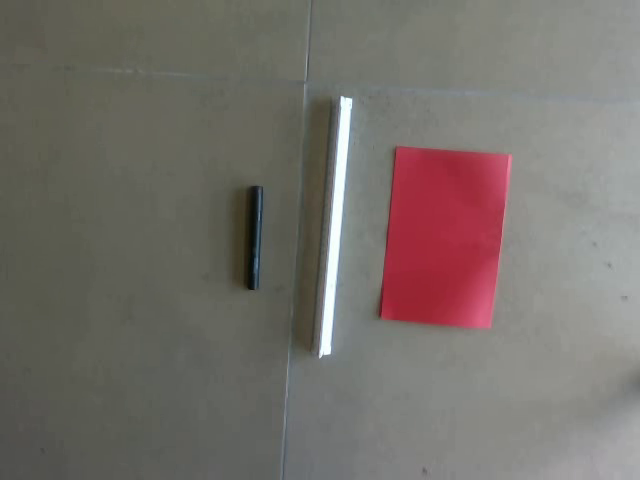
#> input picture frame 47 of Asignación Umbralización/2.mp4, 640 x 480 px, given in place of 1.mp4, which was not available
$ python prueba_umbralizacion.py
#> lines starting #> are read from the running program, lines starting #| are printed output that depends on the picture; after the words box and inside, x2 and y2 are one past the last pixel; in counts of white or black regions, pixels touching at a corner belong together; pictures that were not available may be replaced by others from this repository, and a replacement may not be noted
import cv2 as cv
import numpy as np
from skimage.filters import threshold_multiotsu

cap = cv.VideoCapture('1.mp4')

while cap.isOpened():
    ret, img = cap.read()
#> img is the input picture: shape (480, 640, 3); mean B, G, R 106.1, 111.2, 117.5
    if not ret:
        break

    h, w, _ = img.shape
#> h = 480; w = 640

    # Región de interés centrada
    margin_h, margin_w = int(h * 0.1), int(w * 0.1)
#> margin_h = 48; margin_w = 64
    crop_img = img[margin_h:h-margin_h, margin_w:w-margin_w]

    # quitar sombras
    #https://stackoverflow.com/questions/44752240/how-to-remove-shadow-from-scanned-images-using-opencv
    lab = cv.cvtColor(crop_img, cv.COLOR_BGR2LAB)
#> lab: shape (384, 512, 3); mean of channels 0, 1, 2 118.4, 131.2, 133.2
    l, a, b = cv.split(lab)
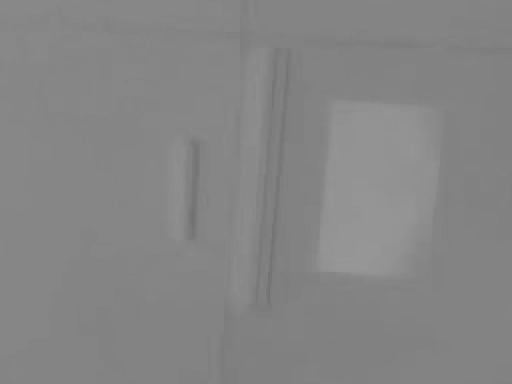
#> b: shape (384, 512); min 113, max 151, mean 133.2

    background = cv.GaussianBlur(l, (51, 51), 0)
    l_shadowless = cv.subtract(l, background)
    l_shadowless = cv.normalize(l_shadowless, None, 0, 255, cv.NORM_MINMAX)

    lab_clean = cv.merge((l_shadowless, a, b))
#> lab_clean: shape (384, 512, 3); mean of channels 0, 1, 2 4.6, 131.2, 133.2
    img_no_shadow = cv.cvtColor(lab_clean, cv.COLOR_LAB2BGR)

    # Incrementar saturación
    #https://es.stackoverflow.com/questions/226799/c%C3%B3mo-modificar-intensidades-de-colores-en-una-imagen-con-numpy-python

    hsv = cv.cvtColor(img_no_shadow, cv.COLOR_BGR2HSV)
#> hsv: shape (384, 512, 3); mean H, S, V 42.7, 238.9, 13.1
    h_ch, s_ch, v_ch = cv.split(hsv)
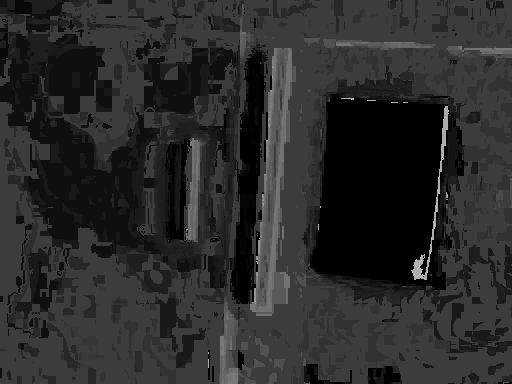
#> h_ch: shape (384, 512); min 0, max 179, mean 42.7
    s_ch = cv.multiply(s_ch, 1.4)
    s_ch = np.clip(s_ch, 0, 255).astype(np.uint8)
    hsv_boost = cv.merge((h_ch, s_ch, v_ch))
#> hsv_boost: shape (384, 512, 3); mean H, S, V 42.7, 243.6, 13.1
    img_color_boost = cv.cvtColor(hsv_boost, cv.COLOR_HSV2BGR)

    # filtro sharpen
    #https://pytutorial.com/python-basic-image-sharpening-methods/
    blur = cv.GaussianBlur(img_color_boost, (5, 5), 0)
    sharpened = cv.addWeighted(img_color_boost, 1.5, blur, -0.5, 0)

    # Máscara de color para fondo
    # Eliminar fondo de color picker
    lab2 = cv.cvtColor(sharpened, cv.COLOR_BGR2LAB)
#> lab2: shape (384, 512, 3); mean of channels 0, 1, 2 7.4, 129.8, 130.6
    bg_mask = cv.inRange(
        lab2,
        np.array([0, 120, 120]),   # fondo
        np.array([255, 136, 136])
    )
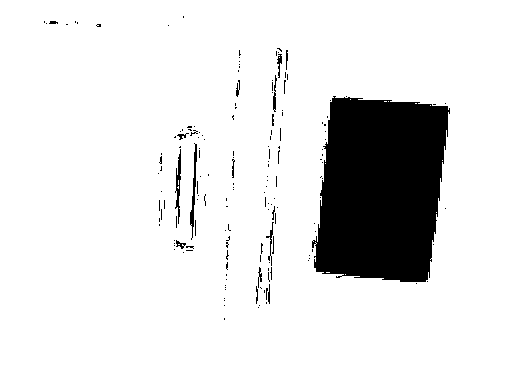
#> bg_mask: shape (384, 512); 88.6% white; 166 black regions (148 under 20 px), largest, box (x1, y1, x2, y2) and area: (312, 96, 450, 282) 20792, (190, 143, 197, 240) 236, (175, 149, 181, 224) 205
    fg_mask_color = cv.bitwise_not(bg_mask)

    # MULTI-OTSU con preprocesado gauss escala grises
    gray = cv.cvtColor(sharpened, cv.COLOR_BGR2GRAY)
    gray = cv.GaussianBlur(gray, (5, 5), 0)

    thresholds = threshold_multiotsu(gray, classes=4)
#> thresholds = [10, 42, 113]
    labels = np.digitize(gray, bins=thresholds)
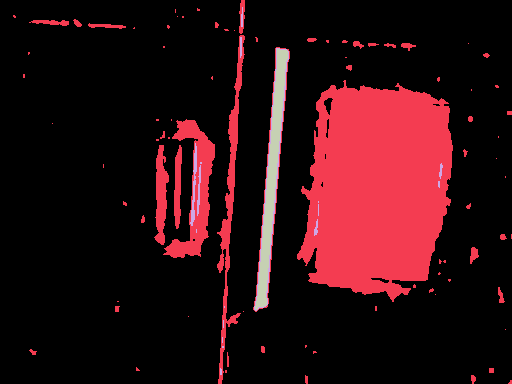
#> labels: shape (384, 512) int64; 4 distinct labels, from 0 to 3; one colour per label, 0 black

    otsu_mask = np.zeros_like(gray, dtype=np.uint8)
    otsu_mask[(labels == 1) | (labels == 2)] = 255

    # INCLUIR OBJETOS NEGROS (GRADIENTE)
    # https://www.geeksforgeeks.org/python/python-morphological-operations-in-image-processing-gradient-set-3/

    grad = cv.morphologyEx(gray, cv.MORPH_GRADIENT,
                           cv.getStructuringElement(cv.MORPH_RECT, (5, 5)))
    _, grad_mask = cv.threshold(grad, 15, 255, cv.THRESH_BINARY)
#> grad_mask: shape (384, 512); 5.6% white; 60 white regions (35 under 20 px), largest, box (x1, y1, x2, y2) and area: (252, 45, 292, 313) 4373, (171, 129, 211, 246) 1552, (227, 0, 246, 249) 1403

    # Unir mascaras
    object_mask = cv.bitwise_and(fg_mask_color, otsu_mask)
#> object_mask: shape (384, 512); 11.2% white; 153 white regions (143 under 20 px), largest, box (x1, y1, x2, y2) and area: (312, 96, 450, 281) 20704, (190, 143, 197, 240) 236, (175, 149, 181, 224) 205
    object_mask = cv.bitwise_or(object_mask, grad_mask)
#> object_mask: shape (384, 512); 16% white; 72 white regions (53 under 20 px), largest, box (x1, y1, x2, y2) and area: (304, 96, 450, 281) 21688, (252, 45, 292, 313) 4373, (171, 129, 211, 249) 1625

    ## Rellenar huecos en las areas
    #https://stackoverflow.com/questions/47517667/how-does-cv2-floodfill-work

    h_mask, w_mask = object_mask.shape
#> h_mask = 384; w_mask = 512
    floodfill = object_mask.copy()
    mask = np.zeros((h_mask + 2, w_mask + 2), np.uint8)
    cv.floodFill(floodfill, mask, (0, 0), 255)
#> floodfill: shape (384, 512); 99.9% white; black in thin lines or dots, all inside (x1, y1, x2, y2) = (59, 22, 443, 275)
    floodfill_inv = cv.bitwise_not(floodfill)
    object_mask = cv.bitwise_or(object_mask, floodfill_inv)
#> object_mask: shape (384, 512); 16.1% white; 72 white regions (53 under 20 px), largest, box (x1, y1, x2, y2) and area: (304, 96, 450, 281) 21746, (252, 45, 292, 313) 4473, (171, 129, 211, 249) 1646

    # Morfologia
    # https://programmerclick.com/article/44381457787/
    kernel = cv.getStructuringElement(cv.MORPH_ELLIPSE, (5, 5))
    object_mask = cv.morphologyEx(object_mask, cv.MORPH_CLOSE, kernel, iterations=1)
#> object_mask: shape (384, 512); 16.5% white; 30 white regions (19 under 20 px), largest, box (x1, y1, x2, y2) and area: (304, 90, 450, 281) 22579, (252, 45, 292, 313) 4476, (171, 126, 211, 253) 1914
    object_mask = cv.morphologyEx(object_mask, cv.MORPH_OPEN, kernel, iterations=1)
#> object_mask: shape (384, 512); 16.2% white; 17 white regions (1 under 20 px), largest, box (x1, y1, x2, y2) and area: (305, 91, 450, 281) 22408, (252, 45, 292, 313) 4469, (172, 126, 211, 252) 1870

    img_box = sharpened.copy()
    num_labels, labels_cc, stats, centroids = cv.connectedComponentsWithStats(object_mask, connectivity=8)
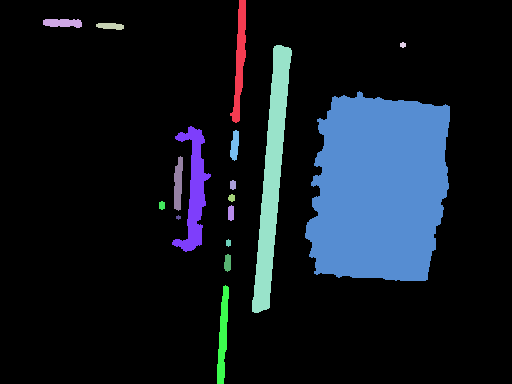
#> labels_cc: shape (384, 512) int32; 18 distinct labels, from 0 to 17; one colour per label, 0 black
#> num_labels = 18; stats = 18 rows, first 6: [0, 0, 512, 384, 164776], [230, 0, 16, 123, 948], [43, 19, 39, 9, 286], [96, 23, 28, 7, 153], [400, 42, 6, 6, 28], [252, 45, 40, 268, 4469]; centroids = 18 rows, first 8: [240, 193], [239.4, 59.49], [62.25, 22.56], [110, 25.69], [402.5, 44.5], [271.5, 177.4], [378.8, 188], [194, 190.3]

    # BOUNDING BOX generico copiando los bordes
    obj_id = 1
    for i in range(1, num_labels):
        area = stats[i, cv.CC_STAT_AREA]
        if area < 1200:
            continue
        x = stats[i, cv.CC_STAT_LEFT]
        y = stats[i, cv.CC_STAT_TOP]
        w_box = stats[i, cv.CC_STAT_WIDTH]
        h_box = stats[i, cv.CC_STAT_HEIGHT]

        cv.rectangle(img_box, (x, y), (x + w_box, y + h_box), (0, 255, 0), 2)
        cv.putText(img_box, f"Objeto {obj_id}",
                   (x, y - 8),
                   cv.FONT_HERSHEY_SIMPLEX, 0.6,
                   (0, 255, 0), 2)
        obj_id += 1
#> this loop made 17 passes
#> area on passes 1, 2, 3, 4, 8, 9, 10, 11, 12, 13, 15, 16: 948, 286, 153, 28, 202, 376, 52, 43, 46, 86, 32, 105
#> (area, x, y, w_box, h_box) on passes 5 to 7: (4469, 252, 45, 40, 268), (22408, 305, 91, 145, 190), (1870, 172, 126, 39, 126)
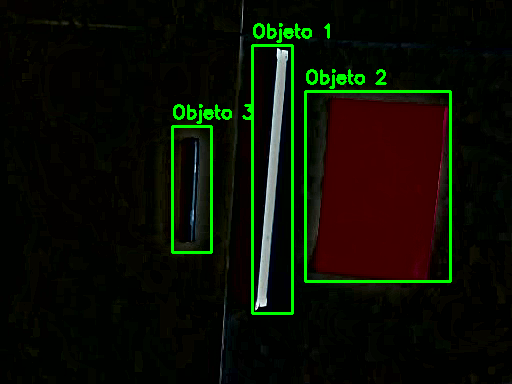
#> img_box: shape (384, 512, 3); mean B, G, R 3.4, 14.4, 11.1
#> after the loop, obj_id = 4


    # Mostrar resultados
    cv.imshow('multi-otsu', otsu_mask)
    cv.imshow("Recorte", crop_img)
    cv.imshow("Labels",labels.astype(np.uint8)*85)
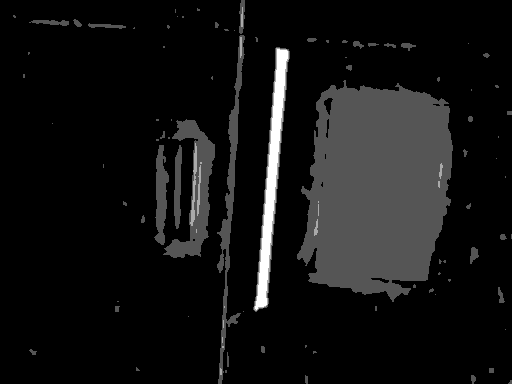
#> window 'Labels': shape (384, 512); min 0, max 255, mean 18.7
    cv.imshow("Sin Fondo + Objetos", object_mask)
    cv.imshow("Bounding Boxes", img_box)

    if cv.waitKey(1) & 0xFF == ord('q'):
#> (key q is pressed here)
        break

cap.release()
cv.destroyAllWindows()

$ run again, starting later in the video
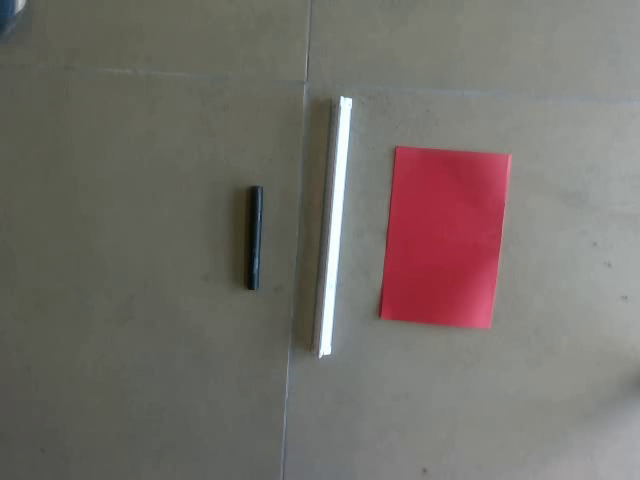
#> input picture frame 215 of Asignación Umbralización/2.mp4, 640 x 480 px, given in place of 1.mp4, which was not available
#> img is the input picture: shape (480, 640, 3); mean B, G, R 105.3, 110.2, 116.3
#> lab: shape (384, 512, 3); mean of channels 0, 1, 2 117.5, 131.1, 133.1
#> lab_clean: shape (384, 512, 3); mean of channels 0, 1, 2 4.5, 131.1, 133.1
#> hsv: shape (384, 512, 3); mean H, S, V 43.2, 238.6, 13.1
#> hsv_boost: shape (384, 512, 3); mean H, S, V 43.2, 243.6, 13.1
#> lab2: shape (384, 512, 3); mean of channels 0, 1, 2 7.4, 129.7, 130.6
#> `bg_mask = cv.inRange( lab2, np.array([0, 120, 120]),`:
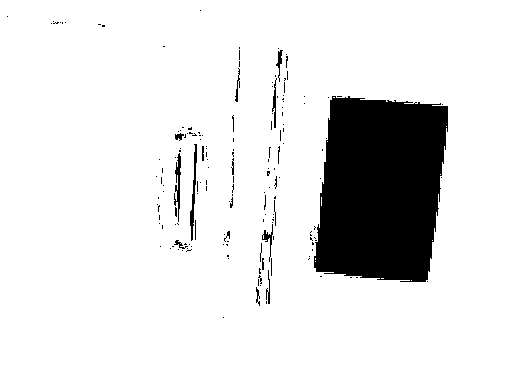
#> bg_mask: shape (384, 512); 88.6% white; 167 black regions (148 under 20 px), largest, box (x1, y1, x2, y2) and area: (314, 96, 448, 282) 20711, (190, 144, 197, 241) 250, (174, 153, 181, 222) 218
#> thresholds = [10, 48, 119]
#> labels: shape (384, 512) int64; 4 distinct labels, from 0 to 3
#> grad_mask: shape (384, 512); 5.4% white; 56 white regions (29 under 20 px), largest, box (x1, y1, x2, y2) and area: (252, 45, 291, 313) 4370, (170, 129, 205, 245) 1467, (228, 0, 247, 247) 1287
#> floodfill: shape (384, 512); 99.9% white; black in thin lines or dots, all inside (x1, y1, x2, y2) = (58, 23, 443, 298)
#> labels_cc: shape (384, 512) int32; 18 distinct labels, from 0 to 17
#> num_labels = 18; stats = 18 rows, first 6: [0, 0, 512, 384, 164883], [235, 0, 12, 91, 703], [40, 19, 43, 9, 305], [92, 22, 31, 8, 178], [394, 42, 12, 7, 62], [252, 45, 39, 268, 4452]; centroids = 18 rows, first 8: [240.1, 193.1], [240.5, 43.81], [61.65, 22.75], [107.7, 25.44], [399.6, 44.81], [271.4, 177.5], [356.5, 90.46], [237, 98]
#> the loop `for i in range(1, num_labels):` made 17 passes
#> area on passes 1, 2, 3, 4, 6, 7, 9, 11: 703, 305, 178, 62, 63, 27, 334, 499
#> after the loop `for i in range(1, num_labels):`: obj_id = 4
#> `cv.imshow("Labels",labels.astype(np.uint8)*85)`:
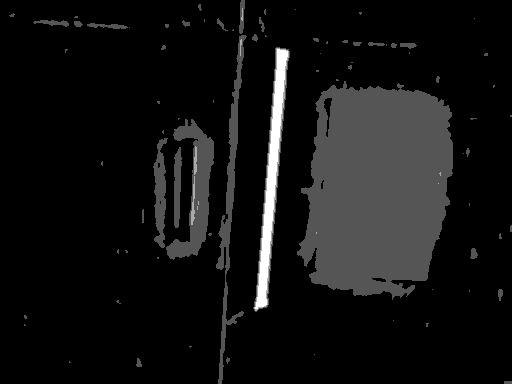
#> window 'Labels': shape (384, 512); min 0, max 255, mean 18.5

$ run again, starting later in the video
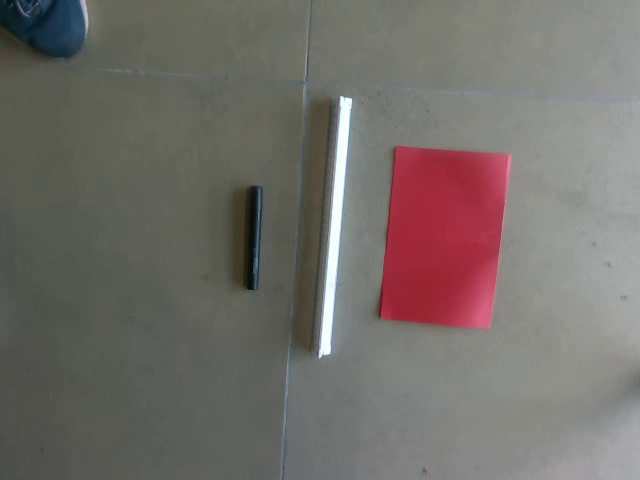
#> input picture frame 382 of Asignación Umbralización/2.mp4, 640 x 480 px, given in place of 1.mp4, which was not available
#> img is the input picture: shape (480, 640, 3); mean B, G, R 105.4, 109.5, 115
#> lab: shape (384, 512, 3); mean of channels 0, 1, 2 117.2, 131.1, 132.8
#> lab_clean: shape (384, 512, 3); mean of channels 0, 1, 2 4.6, 131.1, 132.8
#> hsv: shape (384, 512, 3); mean H, S, V 46.2, 238.7, 13.2
#> hsv_boost: shape (384, 512, 3); mean H, S, V 46.2, 243.5, 13.2
#> lab2: shape (384, 512, 3); mean of channels 0, 1, 2 7.4, 129.6, 130.6
#> `bg_mask = cv.inRange( lab2, np.array([0, 120, 120]),`:
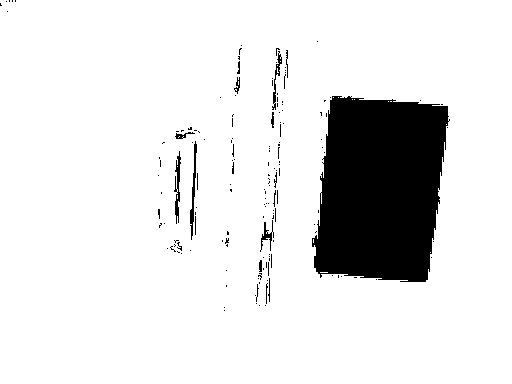
#> bg_mask: shape (384, 512); 88.6% white; 157 black regions (142 under 20 px), largest, box (x1, y1, x2, y2) and area: (312, 96, 450, 282) 20817, (190, 141, 197, 240) 242, (174, 151, 181, 224) 231
#> thresholds = [10, 46, 118]
#> labels: shape (384, 512) int64; 4 distinct labels, from 0 to 3
#> grad_mask: shape (384, 512); 5.7% white; 65 white regions (38 under 20 px), largest, box (x1, y1, x2, y2) and area: (252, 45, 291, 314) 4378, (170, 130, 209, 250) 1720, (305, 110, 328, 261) 874
#> floodfill: shape (384, 512); 99.8% white; black in thin lines or dots, all inside (x1, y1, x2, y2) = (177, 64, 439, 273)
#> labels_cc: shape (384, 512) int32; 18 distinct labels, from 0 to 17
#> num_labels = 18; stats = 18 rows, first 6: [0, 0, 512, 384, 164265], [233, 0, 13, 97, 782], [4, 10, 6, 9, 46], [40, 19, 42, 9, 279], [97, 23, 32, 8, 174], [398, 42, 7, 7, 41]; centroids = 18 rows, first 8: [240.2, 193.1], [239.7, 48.21], [6.5, 14], [61.11, 22.54], [113, 26.17], [401, 45], [271, 177.6], [377.8, 187.7]
#> the loop `for i in range(1, num_labels):` made 17 passes
#> area on passes 1, 2, 3, 4, 5, 8, 10, 11: 782, 46, 279, 174, 41, 379, 471, 68
#> after the loop `for i in range(1, num_labels):`: obj_id = 4
#> `cv.imshow("Labels",labels.astype(np.uint8)*85)`:
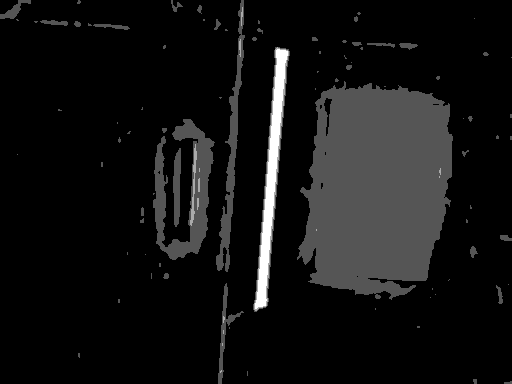
#> window 'Labels': shape (384, 512); min 0, max 255, mean 18.7
